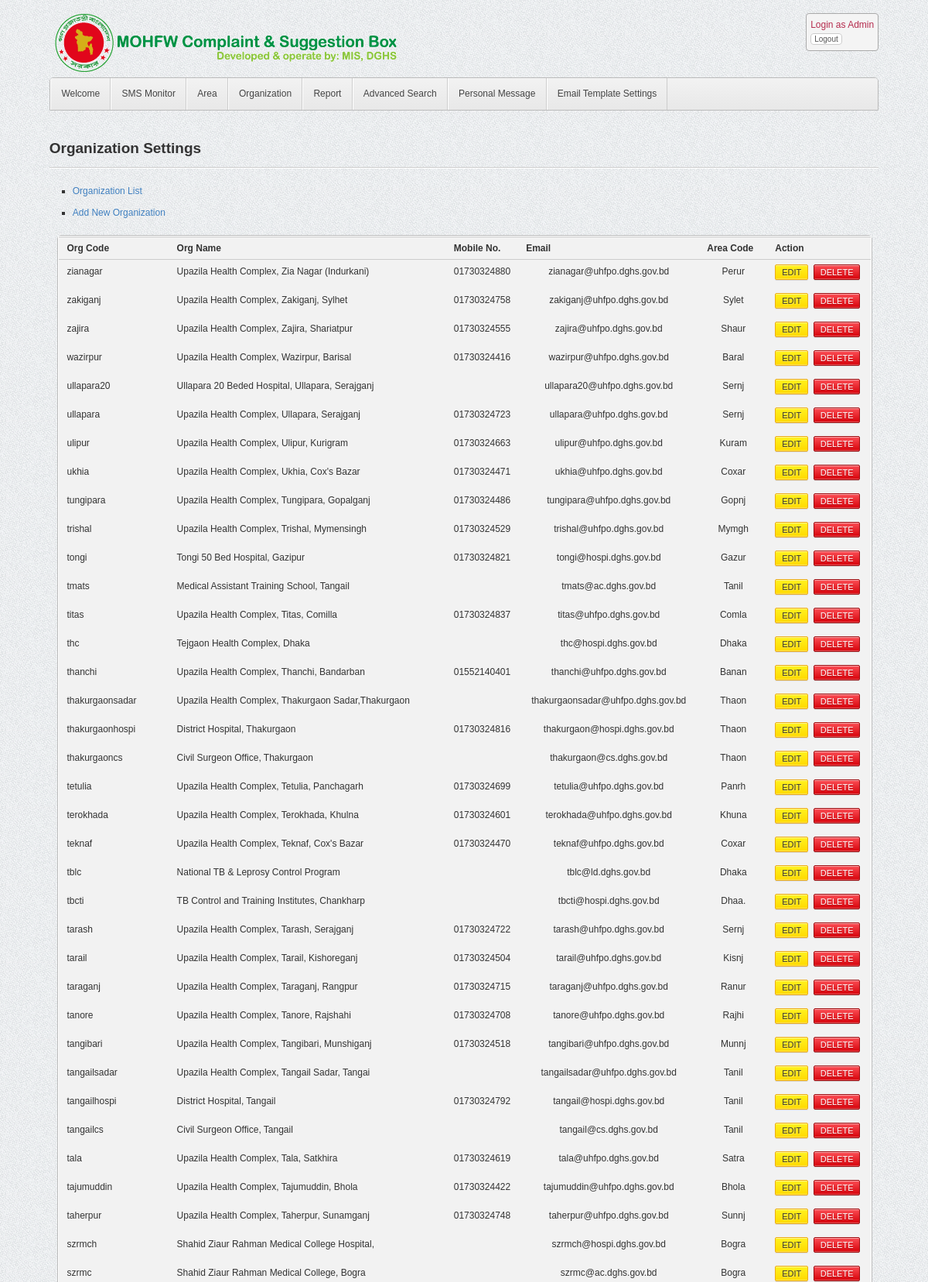
/index.php?actn=org (signed in, upper part), run on the app's committed database.
### tables this page shows
CREATE TABLE `complex` (
  `code` varchar(25) NOT NULL,
  `description` varchar(100) NOT NULL,
  `name` varchar(500) NOT NULL,
  `area` varchar(45) NOT NULL,
  PRIMARY KEY  (`code`)
);

CREATE TABLE `email` (
  `email` varchar(100) NOT NULL,
  `Name` varchar(45) NOT NULL,
  `designation` varchar(45) NOT NULL,
  `complex` varchar(45) NOT NULL,
  `mob_no` varchar(15) NOT NULL,
  PRIMARY KEY  (`email`)
);

### index.php (called while the page is built)
<?php
include ("welcome.php");
?>

### _^_orglist.php (the view, shortened to what this page needs)
<?php
    $orglist_q=mysql_query("SELECT *, cmplx.name as orgname FROM
                                            complex as cmplx
                                            LEFT JOIN email as email
                                                      ON cmplx.code=email.complex
                                            ORDER BY cmplx.code DESC");
?>
				<section class="grid_12">
					<div class="box" style="width:100%;">
						<div class="inside">
								<table cellpadding="0" cellspacing="0" border="0" class="display" id="datatable_2">
									<thead>
										<tr>
											<th>Org Code</th>
											<th>Org Name</th>
											<th>Mobile No.</th>
                                            <th>Email</th>
                                            <th>Area Code</th>
                                            <th>Action</th>
										</tr>
									</thead>
									<tbody>
                                    <?php
                                        while($orglist_r=mysql_fetch_object($orglist_q))
                                        {
                                    ?>
										<tr>
											<td><?php echo $orglist_r->code; ?></td>
											<td><?php echo $orglist_r->orgname; ?></td>
											<td class="center"><?php echo $orglist_r->mob_no; ?></td>
											<td class="center"><?php echo $orglist_r->email; ?></td>
                                            <td class="center"><?php echo $orglist_r->area; ?></td>
											<td><a href="#" class="button yellow small">Edit</a> <a href="#" class="button red small">Delete</a></td>
										</tr>
                                    <?php   }    ?>
                                    </tbody>
								</table>
						</div>
					</div>
				</section>

### css/grid.css (style rules this page uses)
.grid_1, .grid_2, .grid_3, .grid_4, .grid_5, .grid_6, .grid_7, .grid_8, .grid_9, .grid_10, .grid_11, .grid_12, .grid_13, .grid_14, .grid_15, .grid_16 { display: inline; float: left; margin-left: 1%; margin-right: 1%; }
.container_12 .grid_12, .container_16 .grid_16 { width: 98%; }

### css/default_buttons.css (style rules this page uses)
.button, input[type="submit"], input[type="reset"], input[type="button"], button { text-decoration: none !important; font: 11px Helvetica, Arial, sans-serif; font-weight: 700; text-transform: uppercase; padding: 9px 14px 8px !important; margin: 0 3px 5px 0 !important; border: 1px solid #aaa !important; color: #333 !important; text-shadow: 0 1px 1px rgba(255,255,255,.9); cursor: pointer; vertical-align: middle; display: inline-block; background: #f9f9f9; background: -moz-linear-gradient(top, #f9f9f9 0%, #e5e5e5 100%); background: -webkit-gradient(linear, left top, left bottom, color-stop(0%,#f9f9f9), color-stop(100%,#e5e5e5)); background: -webkit-linear-gradient(top, #f9f9f9 0%,#e5e5e5 100%); background: -o-linear-gradient(top, #f9f9f9 0%,#e5e5e5 100%); background: -ms-linear-gradient(top, #f9f9f9 0%,#e5e5e5 100%); background: linear-gradient(top, #f9f9f9 0%,#e5e5e5 100%); filter: progid:DXImageTransform.Microsoft.gradient( startColorstr='#f9f9f9', endColorstr='#e5e5e5',GradientType=0 ); -webkit-border-radius: 2px; -moz-border-radius: 2px; border-radius: 2px; -webkit-box-shadow: 0 1px 0 rgba(0,0,0,.1), inset 0 1px 0 rgba(255,255,255,.5), inset 0 -1px 0 rgba(255,255,255,.3); -moz-box-shadow: 0 1px 0 rgba(0,0,0,.1), inset 0 1px 0 rgba(255,255,255,.5), inset 0 -1px 0 rgba(255,255,255,.3); box-shadow: 0 1px 0 rgba(0,0,0,.1), inset 0 1px 0 rgba(255,255,255,.5), inset 0 -1px 0 rgba(255,255,255,.3); zoom:1; *display:inline; }
.button.yellow { color: #333 !important; text-shadow: 1px 1px 1px rgba(255, 255, 255, .3); border-color: #edad14 !important; background: #ffe20b; background: -moz-linear-gradient(top, #fff21e 0%, #ffd901 100%); background: -webkit-gradient(linear, left top, left bottom, color-stop(0%,#fff21e), color-stop(100%,#ffd901)); background: -webkit-linear-gradient(top, #fff21e 0%,#ffd901 100%); background: -o-linear-gradient(top, #fff21e 0%,#ffd901 100%); background: -ms-linear-gradient(top, #fff21e 0%,#ffd901 100%); filter: progid:DXImageTransform.Microsoft.gradient( startColorstr='#fff21e', endColorstr='#ffd901',GradientType=0 ); background: linear-gradient(top, #fff21e 0%,#ffd901 100%); }
.button.red, input[type="reset"] { border-color: #9e0b0f !important; color: #fff !important; text-shadow: 0 1px 1px rgba(0,0,0,.2); background: #e41d24; background: -moz-linear-gradient(top, #fb4e55 0%, #d7020a 100%); background: -webkit-gradient(linear, left top, left bottom, color-stop(0%,#fb4e55), color-stop(100%,#d7020a)); background: -webkit-linear-gradient(top, #fb4e55 0%,#d7020a 100%); background: -o-linear-gradient(top, #fb4e55 0%,#d7020a 100%); background: -ms-linear-gradient(top, #fb4e55 0%,#d7020a 100%); filter: progid:DXImageTransform.Microsoft.gradient( startColorstr='#fb4e55', endColorstr='#d7020a',GradientType=0 ); background: linear-gradient(top, #fb4e55 0%,#d7020a 100%); }
.button.small { font-size: 11px; font-weight: normal; padding: 3px 8px !important; }

### css/uniform.default.css (style rules this page uses)
.selector, .radio, .checker, .uploader, .button, .selector *, .radio *, .checker *, .uploader * { margin: 0; padding: 0; }

### css/style.css (style rules this page uses)
body { background:url(../images/pat/chruch.png) 0 0 #fff;font:12px/1.6 'Helvetica Neue',Arial,'Liberation Sans',FreeSans,sans-serif }
a { color:#4080c0;text-decoration:none }
p,dl,hr,h1,h2,h3,h4,h5,h6,ol,ul,pre,table,address,fieldset { margin-bottom:20px }
.center { margin-left:auto;margin-right:auto;margin-bottom:10px }
.box { position:relative;border:1px solid #bbb;margin-bottom:20px;-webkit-border-radius:5px;-moz-border-radius:5px;border-radius:5px }
.box .inside { padding:0;border:1px solid #fff;background:#f2f2f2;-webkit-border-radius:0 0 5px 5px;-moz-border-radius:0 0 5px 5px;border-radius:0 0 5px 5px }

### eTemp/_samples/sample.css (style rules this page uses)
html, body, h1, h2, h3, h4, h5, h6, div, span, blockquote, p, address, form, fieldset, img, ul, ol, dl, dt, dd, li, hr, table, td, th, strong, em, sup, sub, dfn, ins, del, q, cite, var, samp, code, kbd, tt, pre { line-height: 1.5em; }
body { padding:10px 30px; }
input, textarea, select, option, optgroup, button, td, th { font-size: 100%; }
body, input, textarea { color: #333333; font-family: Arial, Helvetica, sans-serif; }
body { font-size: 75%; }

### data on the page
complex: code "zianagar", name "Upazila Health Complex, Zia Nagar (Indurkani)", email.mob_no "01730324880", email.email "zianagar@uhfpo.dghs.gov.bd", area "Perur"
complex: code "zakiganj", name "Upazila Health Complex, Zakiganj, Sylhet", email.mob_no "01730324758", email.email "zakiganj@uhfpo.dghs.gov.bd", area "Sylet"
complex: code "zajira", name "Upazila Health Complex, Zajira, Shariatpur", email.mob_no "01730324555", email.email "zajira@uhfpo.dghs.gov.bd", area "Shaur"
complex: code "wazirpur", name "Upazila Health Complex, Wazirpur, Barisal", email.mob_no "01730324416", email.email "wazirpur@uhfpo.dghs.gov.bd", area "Baral"
complex: code "ullapara20", name "Ullapara 20 Beded Hospital, Ullapara, Serajganj", email.email "ullapara20@uhfpo.dghs.gov.bd", area "Sernj"
complex: code "ullapara", name "Upazila Health Complex, Ullapara, Serajganj", email.mob_no "01730324723", email.email "ullapara@uhfpo.dghs.gov.bd", area "Sernj"
complex: code "ulipur", name "Upazila Health Complex, Ulipur, Kurigram", email.mob_no "01730324663", email.email "ulipur@uhfpo.dghs.gov.bd", area "Kuram"
complex: code "ukhia", name "Upazila Health Complex, Ukhia, Cox's Bazar", email.mob_no "01730324471", email.email "ukhia@uhfpo.dghs.gov.bd", area "Coxar"
complex: code "tungipara", name "Upazila Health Complex, Tungipara, Gopalganj", email.mob_no "01730324486", email.email "tungipara@uhfpo.dghs.gov.bd", area "Gopnj"
complex: code "trishal", name "Upazila Health Complex, Trishal, Mymensingh", email.mob_no "01730324529", email.email "trishal@uhfpo.dghs.gov.bd", area "Mymgh"
complex: code "tongi", name "Tongi 50 Bed Hospital, Gazipur", email.mob_no "01730324821", email.email "tongi@hospi.dghs.gov.bd", area "Gazur"
complex: code "tmats", name "Medical Assistant Training School, Tangail", email.email "tmats@ac.dghs.gov.bd", area "Tanil"
complex: code "titas", name "Upazila Health Complex, Titas, Comilla", email.mob_no "01730324837", email.email "titas@uhfpo.dghs.gov.bd", area "Comla"
complex: code "thc", name "Tejgaon Health Complex, Dhaka", email.email "thc@hospi.dghs.gov.bd", area "Dhaka"
complex: code "thanchi", name "Upazila Health Complex, Thanchi, Bandarban", email.mob_no "01552140401", email.email "thanchi@uhfpo.dghs.gov.bd", area "Banan"
complex: code "thakurgaonsadar", name "Upazila Health Complex, Thakurgaon Sadar,Thakurgaon", email.email "thakurgaonsadar@uhfpo.dghs.gov.bd", area "Thaon"
complex: code "thakurgaonhospi", name "District Hospital, Thakurgaon", email.mob_no "01730324816", email.email "thakurgaon@hospi.dghs.gov.bd", area "Thaon"
complex: code "thakurgaoncs", name "Civil Surgeon Office, Thakurgaon", email.email "thakurgaon@cs.dghs.gov.bd", area "Thaon"
complex: code "tetulia", name "Upazila Health Complex, Tetulia, Panchagarh", email.mob_no "01730324699", email.email "tetulia@uhfpo.dghs.gov.bd", area "Panrh"
complex: code "terokhada", name "Upazila Health Complex, Terokhada, Khulna", email.mob_no "01730324601", email.email "terokhada@uhfpo.dghs.gov.bd", area "Khuna"
complex: code "teknaf", name "Upazila Health Complex, Teknaf, Cox's Bazar", email.mob_no "01730324470", email.email "teknaf@uhfpo.dghs.gov.bd", area "Coxar"
complex: code "tblc", name "National TB & Leprosy Control Program", email.email "tblc@ld.dghs.gov.bd", area "Dhaka"
complex: code "tbcti", name "TB Control and Training Institutes, Chankharp", email.email "tbcti@hospi.dghs.gov.bd", area "Dhaa."
complex: code "tarash", name "Upazila Health Complex, Tarash, Serajganj", email.mob_no "01730324722", email.email "tarash@uhfpo.dghs.gov.bd", area "Sernj"
complex: code "tarail", name "Upazila Health Complex, Tarail, Kishoreganj", email.mob_no "01730324504", email.email "tarail@uhfpo.dghs.gov.bd", area "Kisnj"
complex: code "taraganj", name "Upazila Health Complex, Taraganj, Rangpur", email.mob_no "01730324715", email.email "taraganj@uhfpo.dghs.gov.bd", area "Ranur"
complex: code "tanore", name "Upazila Health Complex, Tanore, Rajshahi", email.mob_no "01730324708", email.email "tanore@uhfpo.dghs.gov.bd", area "Rajhi"
complex: code "tangibari", name "Upazila Health Complex, Tangibari, Munshiganj", email.mob_no "01730324518", email.email "tangibari@uhfpo.dghs.gov.bd", area "Munnj"
complex: code "tangailsadar", name "Upazila Health Complex, Tangail Sadar, Tangai", email.email "tangailsadar@uhfpo.dghs.gov.bd", area "Tanil"
complex: code "tangailhospi", name "District Hospital, Tangail", email.mob_no "01730324792", email.email "tangail@hospi.dghs.gov.bd", area "Tanil"
complex: code "tangailcs", name "Civil Surgeon Office, Tangail", email.email "tangail@cs.dghs.gov.bd", area "Tanil"
complex: code "tala", name "Upazila Health Complex, Tala, Satkhira", email.mob_no "01730324619", email.email "tala@uhfpo.dghs.gov.bd", area "Satra"
complex: code "tajumuddin", name "Upazila Health Complex, Tajumuddin, Bhola", email.mob_no "01730324422", email.email "tajumuddin@uhfpo.dghs.gov.bd", area "Bhola"
complex: code "taherpur", name "Upazila Health Complex, Taherpur, Sunamganj", email.mob_no "01730324748", email.email "taherpur@uhfpo.dghs.gov.bd", area "Sunnj"
complex: code "szrmch", name "Shahid Ziaur Rahman Medical College Hospital,", email.email "szrmch@hospi.dghs.gov.bd", area "Bogra"
complex: code "szrmc", name "Shahid Ziaur Rahman Medical College, Bogra", email.email "szrmc@ac.dghs.gov.bd", area "Bogra"
